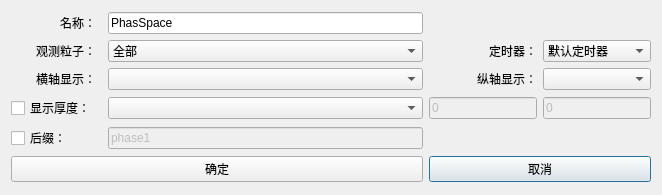
<?xml version="1.0" encoding="UTF-8"?>
<ui version="4.0">
 <class>Dialog</class>
 <widget class="QDialog" name="Dialog">
  <property name="windowModality">
   <enum>Qt::ApplicationModal</enum>
  </property>
  <property name="geometry">
   <rect>
    <x>0</x>
    <y>0</y>
    <width>662</width>
    <height>195</height>
   </rect>
  </property>
  <property name="minimumSize">
   <size>
    <width>0</width>
    <height>0</height>
   </size>
  </property>
  <property name="maximumSize">
   <size>
    <width>16777215</width>
    <height>16777215</height>
   </size>
  </property>
  <property name="windowTitle">
   <string>粒子相空间观测</string>
  </property>
  <layout class="QGridLayout" name="gridLayout_2">
   <item row="0" column="0">
    <layout class="QGridLayout" name="gridLayout">
     <item row="7" column="3" colspan="2">
      <widget class="QPushButton" name="pb_cancel">
       <property name="text">
        <string>取消</string>
       </property>
      </widget>
     </item>
     <item row="6" column="2">
      <widget class="QLineEdit" name="le_phase">
       <property name="enabled">
        <bool>false</bool>
       </property>
       <property name="text">
        <string>phase1</string>
       </property>
      </widget>
     </item>
     <item row="3" column="4">
      <widget class="QComboBox" name="ComboBox_Vertical"/>
     </item>
     <item row="5" column="4">
      <widget class="QLineEdit" name="le_thick2">
       <property name="enabled">
        <bool>false</bool>
       </property>
       <property name="sizePolicy">
        <sizepolicy hsizetype="Preferred" vsizetype="Fixed">
         <horstretch>0</horstretch>
         <verstretch>0</verstretch>
        </sizepolicy>
       </property>
       <property name="text">
        <string>0</string>
       </property>
      </widget>
     </item>
     <item row="3" column="0" alignment="Qt::AlignRight">
      <widget class="QLabel" name="label_5">
       <property name="text">
        <string>横轴显示：</string>
       </property>
      </widget>
     </item>
     <item row="1" column="0" alignment="Qt::AlignRight">
      <widget class="QLabel" name="label_4">
       <property name="sizePolicy">
        <sizepolicy hsizetype="Fixed" vsizetype="Preferred">
         <horstretch>0</horstretch>
         <verstretch>0</verstretch>
        </sizepolicy>
       </property>
       <property name="text">
        <string>观测粒子：</string>
       </property>
      </widget>
     </item>
     <item row="1" column="2">
      <widget class="QComboBox" name="ComboBox_Observation_particle">
       <item>
        <property name="text">
         <string>全部</string>
        </property>
       </item>
       <item>
        <property name="text">
         <string>电子</string>
        </property>
       </item>
       <item>
        <property name="text">
         <string>质子</string>
        </property>
       </item>
      </widget>
     </item>
     <item row="0" column="0" alignment="Qt::AlignRight">
      <widget class="QLabel" name="Label_Name">
       <property name="text">
        <string>名称：</string>
       </property>
      </widget>
     </item>
     <item row="3" column="2">
      <widget class="QComboBox" name="ComboBox_Horizon"/>
     </item>
     <item row="5" column="3">
      <widget class="QLineEdit" name="le_thick1">
       <property name="enabled">
        <bool>false</bool>
       </property>
       <property name="sizePolicy">
        <sizepolicy hsizetype="Preferred" vsizetype="Fixed">
         <horstretch>0</horstretch>
         <verstretch>0</verstretch>
        </sizepolicy>
       </property>
       <property name="text">
        <string>0</string>
       </property>
      </widget>
     </item>
     <item row="5" column="0" alignment="Qt::AlignLeft">
      <widget class="QCheckBox" name="checkBox_thick">
       <property name="sizePolicy">
        <sizepolicy hsizetype="Fixed" vsizetype="Fixed">
         <horstretch>0</horstretch>
         <verstretch>0</verstretch>
        </sizepolicy>
       </property>
       <property name="text">
        <string>显示厚度：</string>
       </property>
      </widget>
     </item>
     <item row="1" column="3" alignment="Qt::AlignRight">
      <widget class="QLabel" name="label">
       <property name="sizePolicy">
        <sizepolicy hsizetype="Fixed" vsizetype="Preferred">
         <horstretch>0</horstretch>
         <verstretch>0</verstretch>
        </sizepolicy>
       </property>
       <property name="text">
        <string>定时器：</string>
       </property>
      </widget>
     </item>
     <item row="6" column="0" alignment="Qt::AlignLeft">
      <widget class="QCheckBox" name="checkBox_suffix">
       <property name="text">
        <string>后缀：</string>
       </property>
      </widget>
     </item>
     <item row="7" column="0" colspan="3">
      <widget class="QPushButton" name="pb_ok">
       <property name="text">
        <string>确定</string>
       </property>
      </widget>
     </item>
     <item row="3" column="3" alignment="Qt::AlignRight">
      <widget class="QLabel" name="label_6">
       <property name="text">
        <string>纵轴显示：</string>
       </property>
      </widget>
     </item>
     <item row="1" column="4">
      <widget class="QComboBox" name="ComboBox_timer">
       <item>
        <property name="text">
         <string>默认定时器</string>
        </property>
       </item>
       <item>
        <property name="text">
         <string>仅开始时刻</string>
        </property>
       </item>
       <item>
        <property name="text">
         <string>仅结束时刻</string>
        </property>
       </item>
      </widget>
     </item>
     <item row="0" column="2">
      <widget class="QLineEdit" name="le_name">
       <property name="text">
        <string>PhasSpace</string>
       </property>
      </widget>
     </item>
     <item row="5" column="2">
      <widget class="QComboBox" name="ComboBox_thick"/>
     </item>
    </layout>
   </item>
  </layout>
 </widget>
 <tabstops>
  <tabstop>pb_ok</tabstop>
  <tabstop>pb_cancel</tabstop>
  <tabstop>le_name</tabstop>
  <tabstop>ComboBox_Observation_particle</tabstop>
  <tabstop>ComboBox_timer</tabstop>
  <tabstop>ComboBox_Horizon</tabstop>
  <tabstop>ComboBox_Vertical</tabstop>
  <tabstop>checkBox_thick</tabstop>
  <tabstop>le_thick1</tabstop>
  <tabstop>le_thick2</tabstop>
  <tabstop>checkBox_suffix</tabstop>
  <tabstop>le_phase</tabstop>
 </tabstops>
 <resources/>
 <connections/>
</ui>
